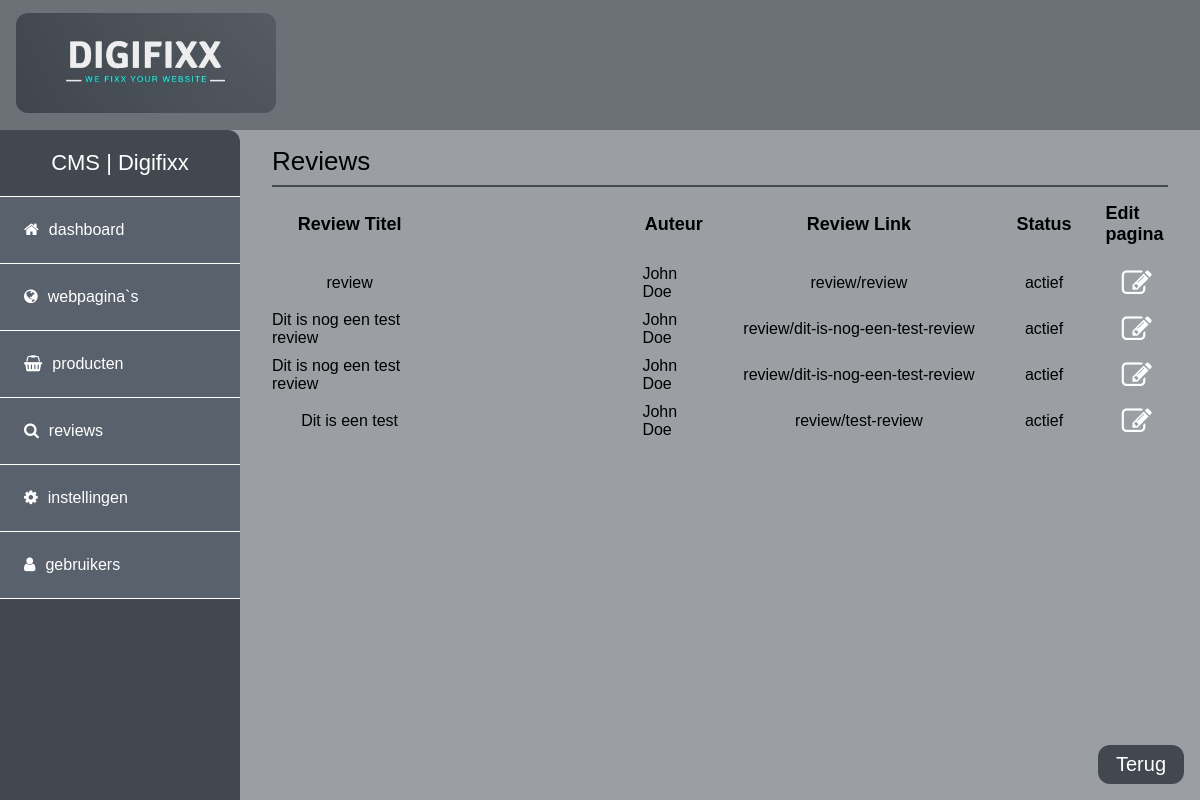
The page /cms/maincms.php?page=reviews (signed in) on the database as committed earlier.
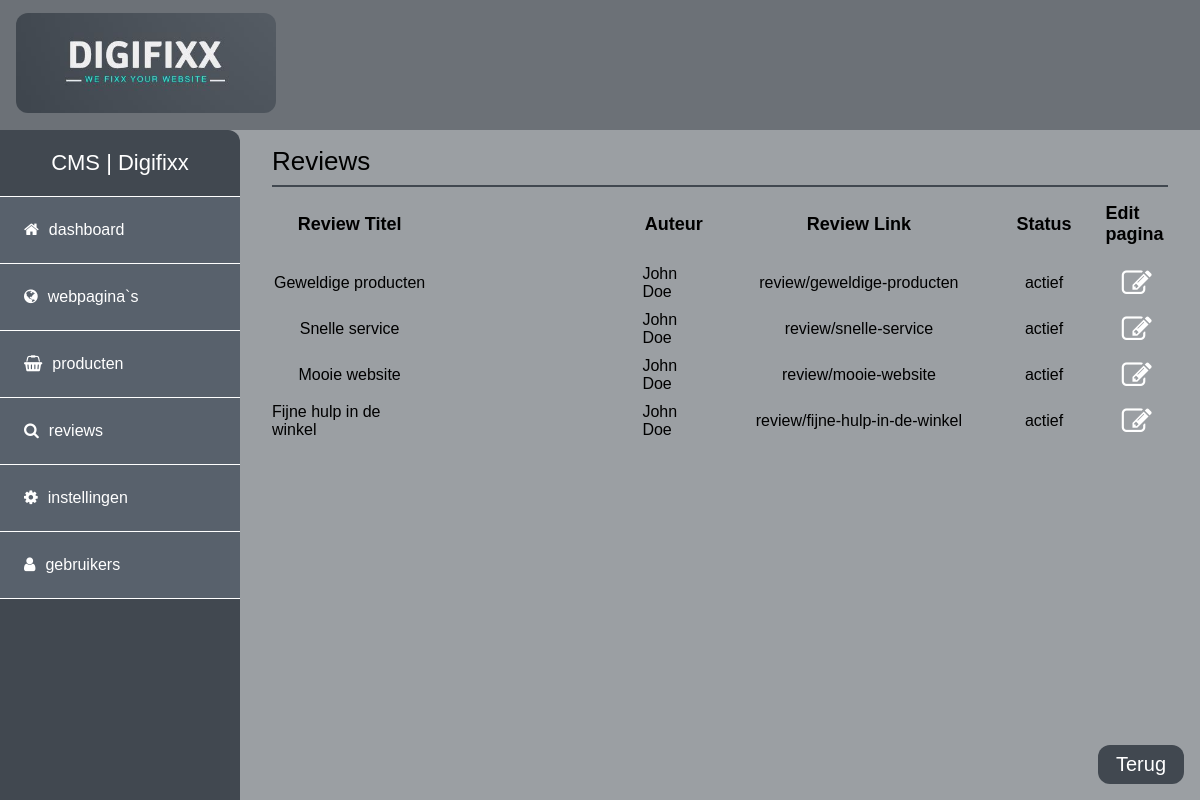
The same page on the database as committed later.
### tables this page shows
CREATE TABLE `digifixx_reviews` (
  `id` int(11) NOT NULL,
  `titel` varchar(200) NOT NULL,
  `tekst` longtext NOT NULL,
  `auteur` varchar(200) NOT NULL,
  `aantal_sterren` int(11) DEFAULT NULL,
  `paginaurl` varchar(200) NOT NULL,
  `status` varchar(200) NOT NULL DEFAULT 'niet actief'
);

### cms/login/config.php (called while the page is built, shortened)
<?php
$mysqli = new mysqli(HOST, USER, PASSWORD, DATABASE);
$instellingen = $mysqli->query("SELECT * FROM digifixx_settings WHERE id = '1'") or die($mysqli->error.__LINE__);
$rowinstellingen = $instellingen->fetch_assoc();
if ($rowinstellingen['weburl'] <> "") { $url = $rowinstellingen['weburl']; }
else { $url = (isset($_SERVER['HTTPS']) ? "https" : "http") . "://$_SERVER[HTTP_HOST]"."/~".$ftpuser; }
?>

### cms/maincms.php (the view, shortened to what this page needs)
<?php
include 'login/config.php';
$urlCMS = $url."cms";
if(!isset($_GET['uitloggen'])){
?>
<!DOCTYPE html>
<html lang="en">
<head>
    <link rel="stylesheet" href="<?=$urlCMS;?>/css/cmsStyle.css">
    <link rel="stylesheet" href="<?=$urlCMS;?>/font-awesome/css/font-awesome.min.css">
</head>
<body>
    <header><?php include ('php/menu.php'); ?></header>
    <main>
        <aside><?php include ('php/hoofdmenu.php'); ?></aside>
        <article>
        <?php  if (!isset($_GET['page'])) {
            include('php/dashboard.php');
        } else if(str_contains($_GET['page'], '?')){
            $pageIndicator = explode("?", $_GET['page']);
            include('php/'.$pageIndicator[0].'.php?'.$pageIndicator[1]);
        } else if(str_contains($_GET['page'], '?') && str_contains($_GET['page'], '&')){
            $pageIndicator2 = explode("?", $_GET['page']);
            $pageIndicator3 = explode("&", $_GET['page']);
            include('php/'.$pageIndicator2[0].'.php?'.$pageIndicator2[1].''.$pageIndicator3[0].''.$pageIndicator3[1]);
        } else {
            include('php/'.$_GET['page'].'.php');
        } ?>
        <span class="TerugBtn" onclick="history.back();">Terug</span>
        </article>
    </main>
</body>
</html>
<?php } else {
    header ($urlCMS.'/index.php');
} ?>

### cms/php/reviews.php
<?php
$sqlReviews = $mysqli -> prepare("SELECT id, titel, auteur, paginaurl, status FROM digifixx_reviews ORDER BY id DESC") or die ($mysqli->error.__LINE__);
$sqlReviews->execute();
$sqlReviews->store_result();
$sqlReviews->bind_result($idReviews, $titelReviews, $auteurReviews, $urlReviews, $statusReviews);
?>
<section id="reviews">
    <div class="title"><?=ucfirst($_GET['page']);?></div>
    <div class="reviewTitels">
        <div class="pageTITLE">Review Titel</div>
        <div class="pageCAT">Auteur</div>
        <div class="pageURL">Review Link</div>
        <div class="pageSTATUS">Status</div>
        <div class="pageEDIT">Edit pagina</div>
    </div>
    <div id="reviews-wrapper">
        <?php
            while($sqlReviews->fetch()){
                ?>
                <div class="review">
                    <div class="pageTITLE"><?=$titelReviews;?></div>
                    <div class="pageCAT"><?=$auteurReviews;?></div>
                    <div class="pageURL"><?=$urlReviews;?></div>
                    <div class="pageSTATUS"><?=$statusReviews;?></div>
                    <div class="pageEDIT"><a href="?page=review_bewerken&id=<?=$idReviews;?>"><i class="fa fa-edit"></i></a></div>
                </div>
        <?php } ?>
    </div>
</section>

Rows that differ between the two databases and show on the page:
changed digifixx_reviews: titel "review" → "Geweldige producten"; paginaurl "review/review" → "review/geweldige-producten"
changed digifixx_reviews: titel "Dit is nog een test review" → "Snelle service"; paginaurl "review/dit-is-nog-een-test-review" → "review/snelle-service"
changed digifixx_reviews: titel "Dit is nog een test review" → "Mooie website"; paginaurl "review/dit-is-nog-een-test-review" → "review/mooie-website"
changed digifixx_reviews: titel "Dit is een test" → "Fijne hulp in de winkel"; paginaurl "review/test-review" → "review/fijne-hulp-in-de-winkel"
